Frame 1 (no input): blank canvas, image omitted
Frame 60 (the mouse pressed at the canvas centre just before this capture): blank canvas, image omitted
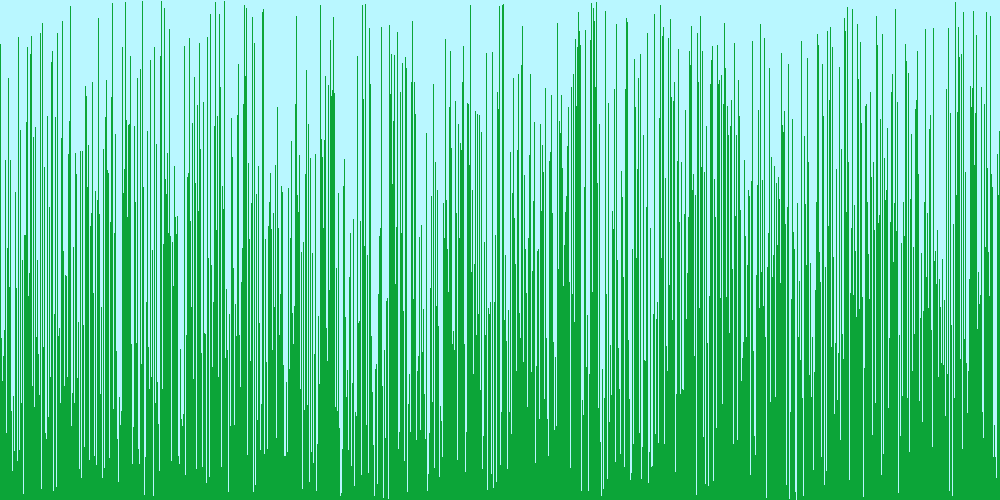
Frame 120 (the mouse held since frame 60 and released just before this capture)

The Processing sketch whose frames 1 and 60 were blank and that drew this single picture after the mouse press (run headless with seeded random() and noise(); from frame 60 on, the mouse is pressed at the canvas centre):

// Processing sketch: sketch__03_VisualArraySorter
// ── sketch__03_VisualArraySorter.pde
/* Copy the code into a new Processing sketch and complete then steps. */

//1. create an array of ints. don't initialize it yet.
  int [] ints;

void setup() {
  //2. set the size of your window
    size(1000,500);

  //3. initialize your array with the built in width variable
    ints = new int[width];
  
  //4. initialize the ints in the array with random numbers
  //   from 0 to the built in height variable
     

  //5. call the noStroke() method
    noStroke();
}

void draw() {
  //6. set the background color with background(r, g, b);
    background(185,247,255);

  //7. set the color for your graph
    fill(12,165,56);

  //8. draw a rectangle for each int in your array.
  //   the x value will be the index of the int
  //   the y value will the height variable
  //   the width is 1
  //   the height is negative the value of the int at that element in the array
    for(int i = 0; i < ints.length; i++){
      rect(i,height,1,-ints[i]);
    }
  //9. call the stepSort method
     stepSort(ints);

  //10. extract the code that randomizes the array into a method.
  

  //11. call the method you made in step 10 when the mouse is pressed
     if(mousePressed){
       randomize();
     }
}

void stepSort(int[] arr) {
  for (int i = 1; i < arr.length; i++) {
    if (arr[i - 1] > arr[i]) {
      int t = arr[i];
      arr[i] = arr[i - 1];
      arr[i - 1] = t;
    }
  }
}

void randomize(){
  for(int i = 0; i < ints.length; i++){
       ints[i] = (int)random(height);
  }
}
